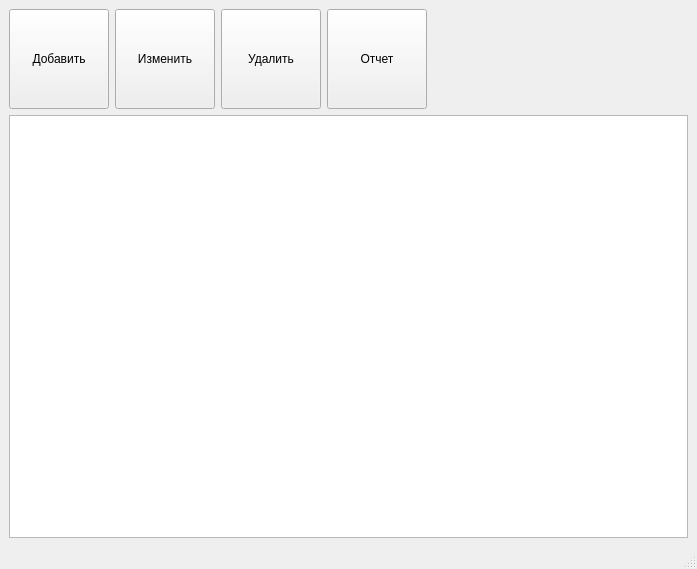
<?xml version="1.0" encoding="UTF-8"?>
<ui version="4.0">
 <class>MainWindow</class>
 <widget class="QMainWindow" name="MainWindow">
  <property name="geometry">
   <rect>
    <x>0</x>
    <y>0</y>
    <width>697</width>
    <height>569</height>
   </rect>
  </property>
  <property name="windowTitle">
   <string>MainWindow</string>
  </property>
  <widget class="QWidget" name="centralwidget">
   <layout class="QVBoxLayout" name="verticalLayout">
    <item>
     <layout class="QHBoxLayout" name="horizontalLayout">
      <item>
       <widget class="QPushButton" name="addButton">
        <property name="enabled">
         <bool>true</bool>
        </property>
        <property name="sizePolicy">
         <sizepolicy hsizetype="Preferred" vsizetype="Preferred">
          <horstretch>0</horstretch>
          <verstretch>100</verstretch>
         </sizepolicy>
        </property>
        <property name="minimumSize">
         <size>
          <width>100</width>
          <height>100</height>
         </size>
        </property>
        <property name="sizeIncrement">
         <size>
          <width>0</width>
          <height>0</height>
         </size>
        </property>
        <property name="baseSize">
         <size>
          <width>0</width>
          <height>0</height>
         </size>
        </property>
        <property name="text">
         <string>Добавить</string>
        </property>
       </widget>
      </item>
      <item>
       <widget class="QPushButton" name="editButon">
        <property name="enabled">
         <bool>true</bool>
        </property>
        <property name="sizePolicy">
         <sizepolicy hsizetype="Preferred" vsizetype="Preferred">
          <horstretch>0</horstretch>
          <verstretch>100</verstretch>
         </sizepolicy>
        </property>
        <property name="minimumSize">
         <size>
          <width>100</width>
          <height>100</height>
         </size>
        </property>
        <property name="sizeIncrement">
         <size>
          <width>0</width>
          <height>0</height>
         </size>
        </property>
        <property name="baseSize">
         <size>
          <width>0</width>
          <height>0</height>
         </size>
        </property>
        <property name="text">
         <string>Изменить</string>
        </property>
       </widget>
      </item>
      <item>
       <widget class="QPushButton" name="deleteButton">
        <property name="enabled">
         <bool>true</bool>
        </property>
        <property name="sizePolicy">
         <sizepolicy hsizetype="Preferred" vsizetype="Preferred">
          <horstretch>0</horstretch>
          <verstretch>100</verstretch>
         </sizepolicy>
        </property>
        <property name="minimumSize">
         <size>
          <width>100</width>
          <height>100</height>
         </size>
        </property>
        <property name="sizeIncrement">
         <size>
          <width>0</width>
          <height>0</height>
         </size>
        </property>
        <property name="baseSize">
         <size>
          <width>0</width>
          <height>0</height>
         </size>
        </property>
        <property name="text">
         <string>Удалить</string>
        </property>
       </widget>
      </item>
      <item>
       <widget class="QPushButton" name="makeReportButton">
        <property name="enabled">
         <bool>true</bool>
        </property>
        <property name="sizePolicy">
         <sizepolicy hsizetype="Preferred" vsizetype="Preferred">
          <horstretch>0</horstretch>
          <verstretch>100</verstretch>
         </sizepolicy>
        </property>
        <property name="minimumSize">
         <size>
          <width>100</width>
          <height>100</height>
         </size>
        </property>
        <property name="sizeIncrement">
         <size>
          <width>0</width>
          <height>0</height>
         </size>
        </property>
        <property name="baseSize">
         <size>
          <width>0</width>
          <height>0</height>
         </size>
        </property>
        <property name="text">
         <string>Отчет</string>
        </property>
       </widget>
      </item>
      <item>
       <spacer name="horizontalSpacer">
        <property name="orientation">
         <enum>Qt::Horizontal</enum>
        </property>
        <property name="sizeHint" stdset="0">
         <size>
          <width>40</width>
          <height>20</height>
         </size>
        </property>
       </spacer>
      </item>
     </layout>
    </item>
    <item>
     <widget class="QTableView" name="tableView">
      <property name="sizePolicy">
       <sizepolicy hsizetype="Expanding" vsizetype="Expanding">
        <horstretch>0</horstretch>
        <verstretch>0</verstretch>
       </sizepolicy>
      </property>
     </widget>
    </item>
   </layout>
  </widget>
  <widget class="QMenuBar" name="menubar">
   <property name="geometry">
    <rect>
     <x>0</x>
     <y>0</y>
     <width>697</width>
     <height>26</height>
    </rect>
   </property>
  </widget>
  <widget class="QStatusBar" name="statusbar"/>
 </widget>
 <resources/>
 <connections/>
</ui>
